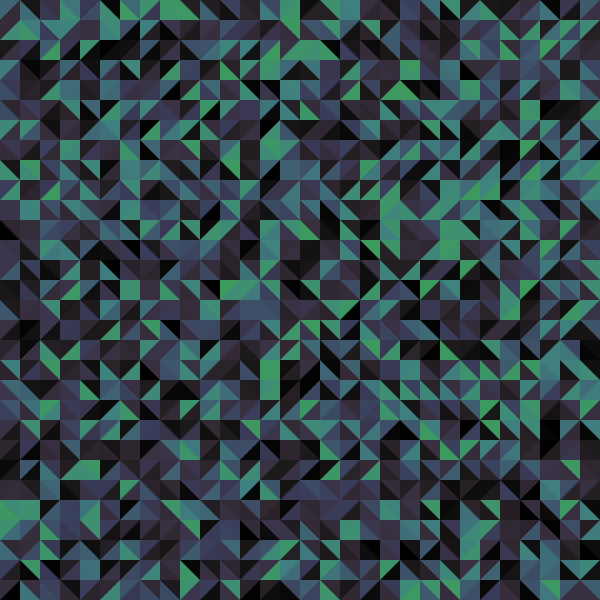
Frame 1 (no input)
Frame 60 (the mouse pressed at the canvas centre just before this capture): identical to frame 1, image omitted
Frame 120 (the mouse held since frame 60 and released just before this capture): identical to frame 1, image omitted

The Processing sketch that drew this single still picture (run headless with seeded random() and noise(); from frame 60 on, the mouse is pressed at the canvas centre):

// Processing sketch: forest
// ── forest.pde
// 色パレットの例
// 森を思わせる配色

void setup() {
  size(600, 600);

  // 色空間はHSB
  colorMode(HSB);

  noStroke();

  // 2重のfor文でグリッドを描く
  for (int iy = 0; iy < 30; iy++) {
    for (int ix = 0; ix < 30; ix++) {
      float h = random(100, 255);
      // 彩度は色相の数値を反転してみる
      float s = 255 - h;
      // 明度は彩度と同じ
      float b = s;
      fill(h, s, b);

      rect(
        ix * 20, iy * 20,
        20, 20
      );

      // 三角形の色も同様に決める
      h = random(100, 255);
      s = 255 - h;
      b = s;
      fill(h, s, b);
      // ランダムな向きで三角形を描く
      if (random(0, 100) < 50) {
        triangle(
          ix * 20, iy * 20,
          ix * 20 + 20, iy * 20,
          ix * 20 + 20, iy * 20 + 20
        );
      } else {
        triangle(
          ix * 20, iy * 20,
          ix * 20, iy * 20 + 20,
          ix * 20 + 20, iy * 20
        );
      }
    }
  }
}

void draw() {
}

// クリックしたとき、キャンバスを画像として保存
void mousePressed() {
  save("grid-forest.png");
}
